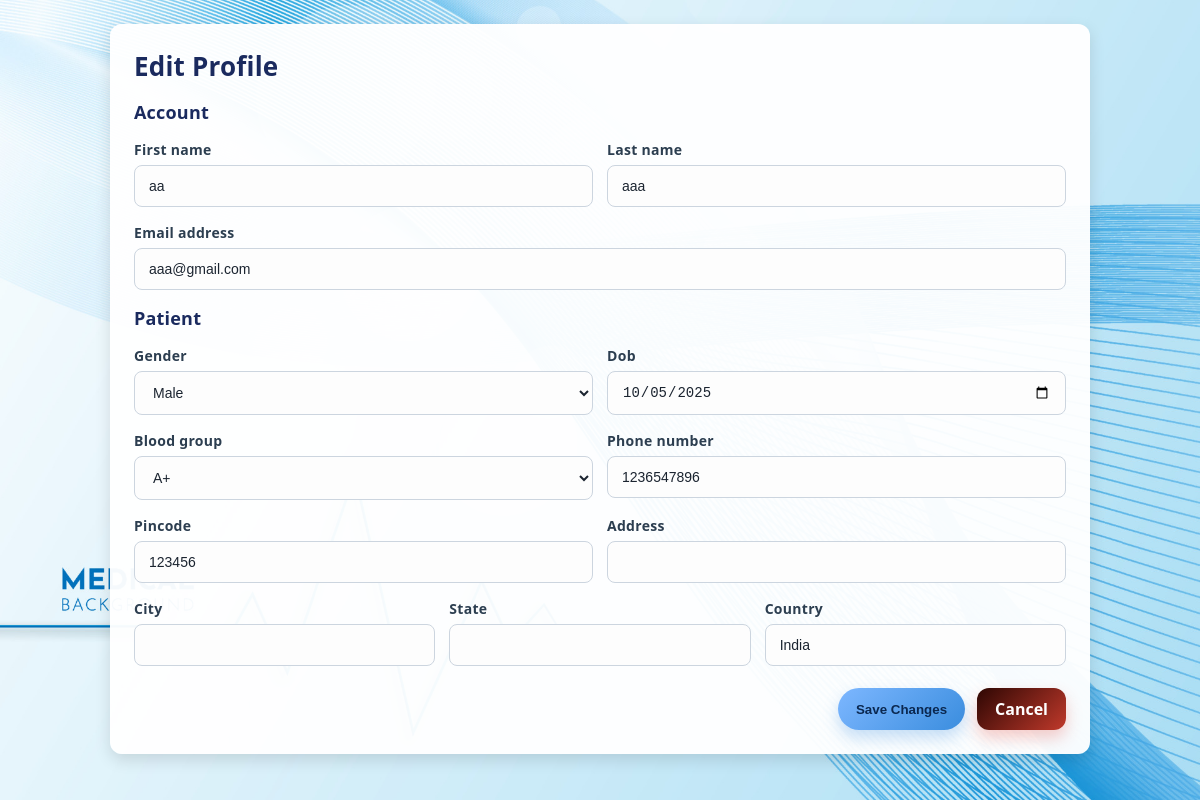
The app's page /edit-profile/ (signed in) with its own data.
### accounts/models.py (models this page shows, shortened)
class CustomUser(AbstractUser):
    Role_Choice=(
        ('patient','Patient'),
        ('staff','Staff'),
        ('doctor','Doctor'),
        ('admin','Admin'),
    )
    role = models.CharField(max_length=20, choices=Role_Choice,default='patient',
                            help_text='User role controls access in the system')

class Patient(models.Model):
    user = models.OneToOneField(settings.AUTH_USER_MODEL, on_delete=models.CASCADE, related_name='patient')
    gender = models.CharField(max_length=1, choices=GENDER_CHOICE)
    dob = models.DateField()
    blood_group = models.CharField(max_length=3, choices=BLOOD_GROUP, blank=True)
    address = models.CharField(max_length=255, blank=True)
    city = models.CharField(max_length=100, blank=True)
    state = models.CharField(max_length=100, blank=True)
    country = models.CharField(max_length=100, default='India', blank=True)
    pincode = models.CharField(max_length=6, validators=[pin_validator])
    phone_number = models.CharField(max_length=10, validators=[phone_validator])
    height_cm = models.DecimalField(max_digits=5, decimal_places=2, blank=True, null=True, validators=[MinValueValidator(50), MaxValueValidator(250)])
    weight_kg = models.DecimalField(max_digits=5, decimal_places=2, blank=True, null=True, validators=[MinValueValidator(2), MaxValueValidator(300)])
    allergies = models.TextField(blank=True, null=True)
    chronic_diseases = models.TextField(blank=True, null=True)
    current_medications = models.TextField(blank=True, null=True)
    created_at = models.DateTimeField(auto_now_add=True)
    updated_at = models.DateTimeField(auto_now=True)
    class Meta:
        verbose_name = 'Patient'
        verbose_name_plural = 'Patients'

### accounts/views.py (the view, shortened to what this page needs)
# urls.py: path('edit-profile/',views.edit_profile,name='edit_profile'),
def edit_profile(request):
    if not request.user.is_authenticated:
        return redirect('patient_register')
    if getattr(request.user, "role", "") != "patient":
        return redirect('/admin/')
    patient = getattr(request.user, "patient", None)
    if request.method == "POST":
        uform = UserEditForm(request.POST, instance=request.user)
        pform = PatientEditForm(request.POST, instance=patient)
        if uform.is_valid() and pform.is_valid():
            uform.save()
            pform.save()
            return redirect('patient_dashboard')
    else:
        uform = UserEditForm(instance=request.user)
        pform = PatientEditForm(instance=patient)
    return render(
        request,
        "Patient/profile_edit.html",
        {"uform": uform, "pform": pform}
    )

### accounts/forms.py (shortened to what this page needs)
class UserEditForm(forms.ModelForm):
    class Meta:
        model = CustomUser
        fields = ["first_name", "last_name", "email"]

class PatientEditForm(forms.ModelForm):
    gender = forms.ChoiceField(choices=GENDER_CHOICE)
    dob = forms.DateField(widget=forms.DateInput(attrs={"type": "date"}))
    blood_group = forms.ChoiceField(choices=BLOOD_GROUP, required=False)
    class Meta:
        model = Patient
        fields = [
            "gender", "dob", "blood_group",
            "pincode", "phone_number",
            "address", "city", "state", "country",
        ]

### Template/Patient/profile_edit.html (shortened to what this page needs)
<!DOCTYPE html>
<html lang="en">
<head>
    {% load static %}
    <link rel="stylesheet" href="{% static 'Patient/css/Patient_dashboard_style.css' %}">
</head>
<body>
    <div class="MainPage">
        <form method="post" class="card" novalidate>
            <h1>Edit Profile</h1>
            <h2 style="font-size:18px;color:#1a2a5e;">Account</h2>
            <div class="Inline-field">
                <div class="field">
                    <label for="{{ uform.first_name.id_for_label }}">{{ uform.first_name.label }}</label>
                    {{ uform.first_name }}
                </div>
                <div class="field">
                    <label for="{{ uform.last_name.id_for_label }}">{{ uform.last_name.label }}</label>
                    {{ uform.last_name }}
                </div>
            </div>
            <div class="Inline-field">
                <div class="field">
                    <label for="{{ uform.email.id_for_label }}">{{ uform.email.label }}</label>
                    {{ uform.email }}
                </div>
            </div>
            <h2 style="font-size:18px;color:#1a2a5e;">Patient</h2>
            <div class="Inline-field">
                <div class="field">
                    <label for="{{ pform.gender.id_for_label }}">{{ pform.gender.label }}</label>
                    {{ pform.gender }}
                </div>
                <div class="field">
                    <label for="{{ pform.dob.id_for_label }}">{{ pform.dob.label }}</label>
                    {{ pform.dob }}
                </div>
            </div>
            <div class="Inline-field">
                <div class="field">
                    <label for="{{ pform.blood_group.id_for_label }}">{{ pform.blood_group.label }}</label>
                    {{ pform.blood_group }}
                </div>
                <div class="field">
                    <label for="{{ pform.phone_number.id_for_label }}">{{ pform.phone_number.label }}</label>
                    {{ pform.phone_number }}
                </div>
            </div>
            <div class="Inline-field">
                <div class="field">
                    <label for="{{ pform.pincode.id_for_label }}">{{ pform.pincode.label }}</label>
                    {{ pform.pincode }}
                </div>
                <div class="field">
                    <label for="{{ pform.address.id_for_label }}">{{ pform.address.label }}</label>
                    {{ pform.address }}
                </div>
            </div>
            <div class="Inline-field">
                <div class="field">
                    <label for="{{ pform.city.id_for_label }}">{{ pform.city.label }}</label>
                    {{ pform.city }}
                </div>
                <div class="field">
                    <label for="{{ pform.state.id_for_label }}">{{ pform.state.label }}</label>
                    {{ pform.state }}
                </div>
                <div class="field">
                    <label for="{{ pform.country.id_for_label }}">{{ pform.country.label }}</label>
                    {{ pform.country }}
                </div>
            </div>
            <div class="button-container">
                <button type="submit" class="btn btn-pill btn-primary">Save Changes</button>
                <a href="/patient_dashboard/" class="btn btn-pill btn-danger">Cancel</a>
            </div>
        </form>
    </div>
</body>
</html>

### Static/Patient/css/Patient_dashboard_style.css (style rules this page uses)
* { margin: 0; padding: 0; box-sizing: border-box; }
html, body { height: 100%; font-family: system-ui, -apple-system, Segoe UI, Roboto, Arial, sans-serif; color: #1e2732; background: #f3f6fa; }
.MainPage { width: 100vw; min-height: 100vh; display: flex; flex-direction: column; gap: 20px; align-items: stretch; padding: 24px 90px 40px 90px; background-image: url("/static/Patient/image/RegBack.jpg"); background-size: cover; background-repeat: no-repeat; background-position: center 100%; position: relative; }
.card { width: 100%; max-width: 980px; margin: 0 auto; border-radius: 12px; box-shadow: 0 6px 16px rgba(0, 0, 0, 0.12); background: rgba(255, 255, 255, 0.96); padding: 24px; display: flex; flex-direction: column; gap: 16px; }
.card h1 { text-align: left; font-size: 26px; font-weight: 700; color: #1a2a5e; letter-spacing: .2px; }
.card h2 { font-size: 20px; font-weight: 700; color: #1a2a5e; letter-spacing: .2px; }
.Inline-field { display: flex; gap: 14px; flex-wrap: wrap; }
.field { display: flex; flex-direction: column; gap: 6px; flex: 1; min-width: 220px; }
label { font-size: 14px; font-weight: 600; color: #2c3e50; letter-spacing: 0.3px; }
input, select, textarea { border: 1px solid #ccd5df; width: 100%; padding: 12px 14px; border-radius: 8px; background: #fdfdfd; color: #1b2430; font-size: 14px; transition: border-color .2s ease, background .2s ease, box-shadow .2s ease; }
.button-container { display: flex; gap: 12px; justify-content: flex-end; margin-top: 6px; flex-wrap: wrap; }
.btn, .btn:link, .btn:visited { display: inline-flex; align-items: center; justify-content: center; height: 42px; padding: 0 18px; border: 0; border-radius: 12px; cursor: pointer; font-weight: 700; text-decoration: none; transition: background .25s, color .25s, box-shadow .2s, transform .06s ease-in-out; -webkit-appearance: none; appearance: none; }
.btn-pill { border-radius: 9999px; }
.btn-primary { background: linear-gradient(135deg, #7db7ff, #3a8dde); color: #0b2850; box-shadow: 0 8px 16px rgba(58, 141, 222, .28); }
.btn-danger { background: linear-gradient(135deg, #2e0703, #c0392b); color: #fff; box-shadow: 0 8px 16px rgba(231, 76, 60, .28); }

### records on screen
CustomUser: first_name "aa", last_name "aaa", email "aaa@gmail.com"
Patient: gender "Male", dob "10/05/2025", blood_group "A+", phone_number "1236547896", pincode "123456", country "India"

### other values on screen
{{ uform.first_name.label }} "First name"
{{ uform.last_name.label }} "Last name"
{{ uform.email.label }} "Email address"
{{ pform.gender.label }} "Gender"
{{ pform.dob.label }} "Dob"
{{ pform.blood_group.label }} "Blood group"
{{ pform.phone_number.label }} "Phone number"
{{ pform.pincode.label }} "Pincode"
{{ pform.address.label }} "Address"
{{ pform.city.label }} "City"
{{ pform.state.label }} "State"
{{ pform.country.label }} "Country"
